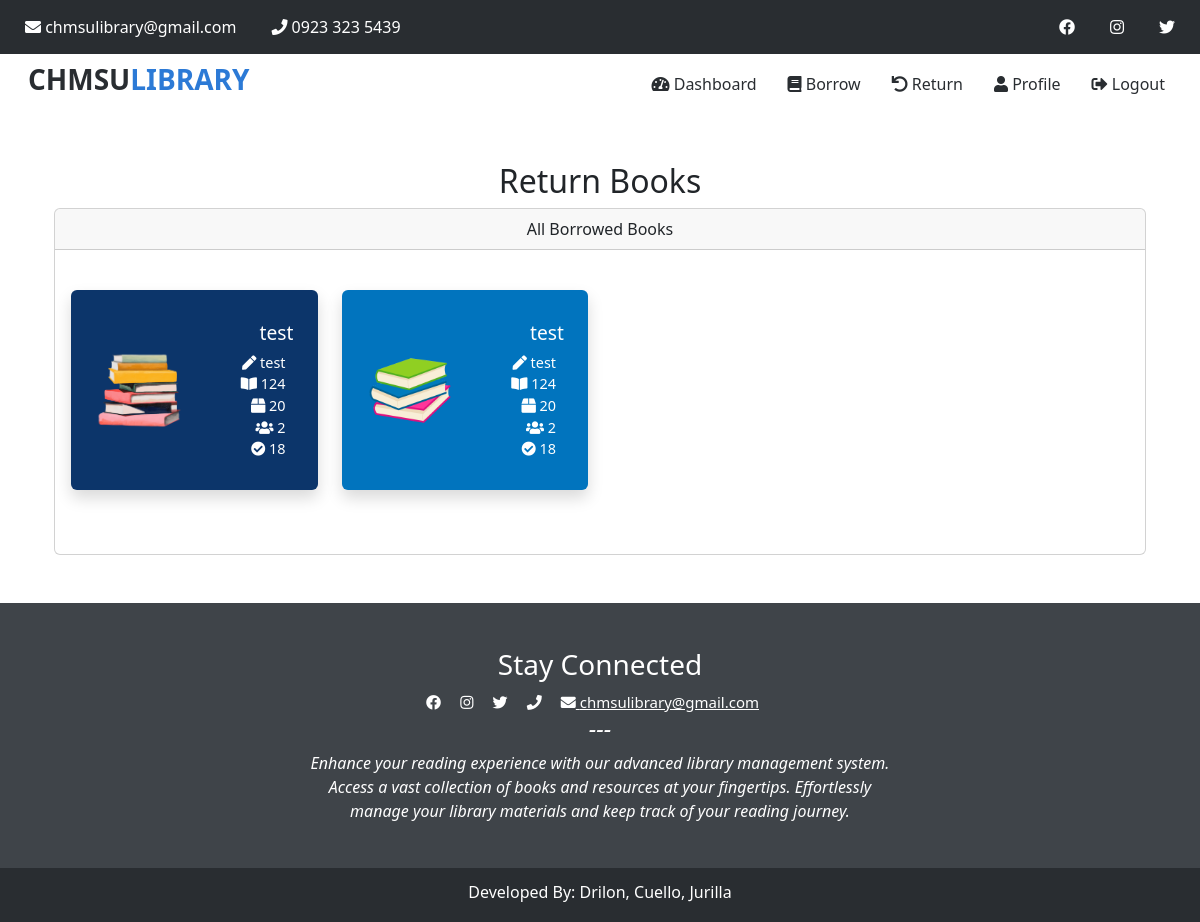
Before: /php/return.php (signed in) with the older database file.
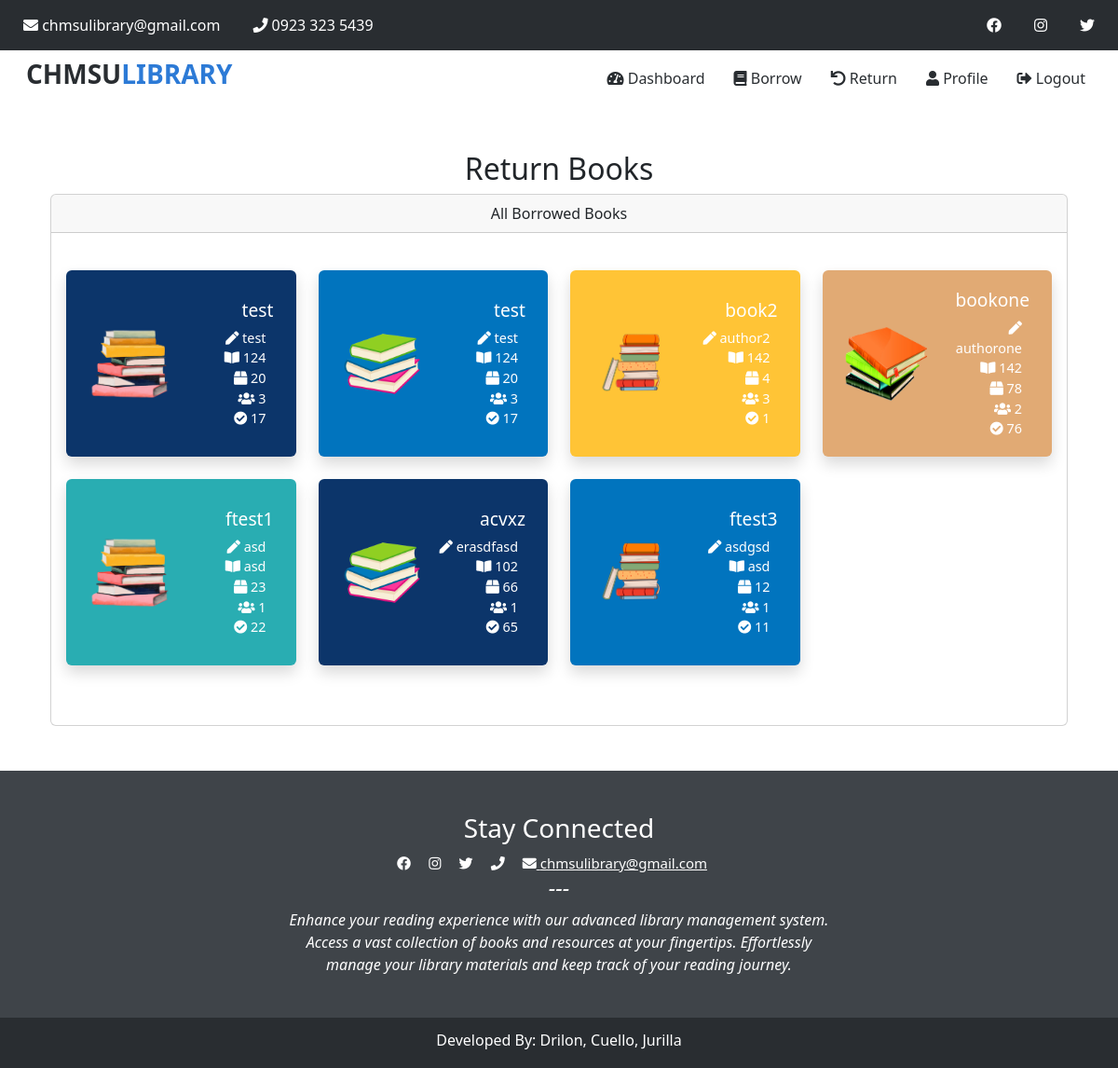
After: the same page with the newer database file.
### tables this page shows
CREATE TABLE `tbl_inventory` (
  `id` int(11) NOT NULL,
  `book_id` varchar(11) NOT NULL,
  `booktitle` varchar(255) NOT NULL,
  `author` varchar(55) NOT NULL,
  `bookshelf` varchar(55) NOT NULL,
  `quantity` int(5) NOT NULL,
  `borrowed` int(5) NOT NULL DEFAULT 0,
  `available` int(5) NOT NULL DEFAULT 0,
  `date_borrowed` timestamp NOT NULL DEFAULT current_timestamp(),
  `date_returned` timestamp NULL DEFAULT NULL ON UPDATE current_timestamp()
);

CREATE TABLE `tbl_book` (
  `id` int(11) NOT NULL,
  `student_id` varchar(11) NOT NULL,
  `book_id` varchar(11) NOT NULL,
  `course` varchar(255) NOT NULL,
  `firstname` varchar(55) NOT NULL,
  `lastname` varchar(55) NOT NULL,
  `email` varchar(55) NOT NULL,
  `booktitle` varchar(255) NOT NULL,
  `author` varchar(55) NOT NULL,
  `bookshelf` varchar(55) NOT NULL,
  `quantity` int(5) NOT NULL,
  `date_borrowed` timestamp NOT NULL DEFAULT current_timestamp(),
  `date_returned` timestamp NULL DEFAULT NULL ON UPDATE current_timestamp(),
  `status` varchar(55) NOT NULL,
  `deadline` date NOT NULL,
  `remarks` varchar(55) NOT NULL
);

### php/return.php (the view, shortened to what this page needs)
<?php
include 'db.php';
$username = $_SESSION['username'];
$userQuery = "SELECT student_id, course, firstname, lastname, email FROM tbl_user WHERE username = ?";
$userStmt = $conn->prepare($userQuery);
if ($userStmt) {
    $userStmt->bind_param("s", $username);
    $userStmt->execute();
    $userResult = $userStmt->get_result();
    if ($userResult->num_rows > 0) {
        $userDetails = $userResult->fetch_assoc();
    } else {
        echo "User details not found.";
        exit();
    }
} else {
    echo "Error: " . $conn->error;
    exit();
}
$sql = "SELECT b.*, i.quantity, i.borrowed, i.available FROM tbl_book b
        JOIN tbl_inventory i ON b.book_id = i.book_id
        WHERE b.status = 'Borrowed' AND b.student_id = ?";
$stmt = $conn->prepare($sql);
$stmt->bind_param("i", $userDetails['student_id']);
$stmt->execute();
$result = $stmt->get_result();
$books = [];
if ($result->num_rows > 0) {
    while ($row = $result->fetch_assoc()) {
        $books[] = $row;
    }
}
$colorSchemes = ['#0C356A', '#0174BE', '#FFC436', '#E1AA74', '#29ADB2'];
?>
<!DOCTYPE html>
<html lang="en">
<head>
    <link href="https://cdn.jsdelivr.net/npm/bootstrap@5.3.0/dist/css/bootstrap.min.css" rel="stylesheet">
    <link rel="stylesheet" href="https://cdnjs.cloudflare.com/ajax/libs/font-awesome/5.15.1/css/all.min.css">
    <link rel="stylesheet" href="../css/styles.css" async>
</head>
<body>
    <?php
    include 'announcement-bar.php';
    include 'navigation-bar-dashboard.php';
    ?>
    <div class="container text-center mt-5 mb-5">
        <h2>Return Books</h2>
        <div class="container-fluid">
            <div class="card" id="book-card-container">
                <div class="card-header">
                    All Borrowed Books
                </div>
                <div class="card-body mt-4 mb-4">
                    <div class="row">
                        <?php if (!empty($books)): ?>
                            <?php foreach ($books as $index => $book): ?>
                                <?php
                                    $colorIndex = $index % count($colorSchemes);
                                    $color = $colorSchemes[$colorIndex];
                                    $imageIndex = $index % 4;
                                    $imagePath = "../img/{$imageIndex}.png";
                                ?>
                                <div class="col-md-3 mb-4 card-col">
                                    <a href="#" class="card h-100 shadow card-borrow text-decoration-none"
                                        style="background-color: <?php echo $color; ?>; color: white; border: none;"
                                        data-bs-toggle="modal" data-bs-target="#returnModal<?php echo $index; ?>"
                                        data-book-id="<?php echo $book['book_id']; ?>"
                                        data-available="<?php echo $book['available']; ?>"
                                        data-borrowed="<?php echo $book['borrowed']; ?>"
                                    >
                                    <div class="row h-100 align-items-center">
                                        <div class="col-md-5">
                                            <img src="<?php echo $imagePath; ?>" alt="Book Image" class="img-fluid card-img ms-4 card-img-borrow">
                                        </div>
                                        <div class="col-md-7">
                                            <div class="card-body">
                                                <h5 class="card-title text-end me-2 text-decoration-none" style="font-size: 1.2rem;"><?php echo $book['booktitle']; ?></h5>
                                                <p class="card-text text-end me-3 text-decoration-none" style="font-size: 0.9rem;">
                                                    <strong><i class="fas fa-pen"></i></strong> <?php echo $book['author']; ?><br>
                                                    <strong><i class="fas fa-book-open"></i></strong> <?php echo $book['bookshelf']; ?><br>
                                                    <strong><i class="fas fa-box"></i></strong> <?php echo $book['quantity']; ?><br>
                                                    <strong><i class="fas fa-users"></i></strong> <?php echo $book['borrowed']; ?><br>
                                                    <strong><i class="fas fa-check-circle"></i></strong> <?php echo $book['available']; ?><br>
                                                </p>
                                            </div>
                                        </div>
                                    </div>
                                </a>
                                </div>
                            <?php endforeach; ?>
                        <?php else: ?>
                            <p>No books in inventory.</p>
                        <?php endif; ?>
                    </div>
                </div>
            </div>
        </div>
    </div>
    <?php
    include 'footer.php';
    ?>
</body>
</html>

Changed rows visible on the page:
changed tbl_inventory "test": borrowed "2" → "3"; available "18" → "17"
now on this page (row edited): tbl_inventory: tbl_book.booktitle "book2", tbl_book.author "author2", tbl_book.bookshelf "142", quantity "4", borrowed "3", available "1"
now on this page (row edited): tbl_inventory: shows a picture, tbl_book.booktitle "bookone", tbl_book.author "authorone", tbl_book.bookshelf "142", quantity "78", borrowed "2", available "76"
added tbl_inventory: tbl_book.booktitle "ftest1", tbl_book.author "asd", tbl_book.bookshelf "asd", quantity "23", borrowed "1", available "22"
added tbl_inventory: tbl_book.booktitle "acvxz", tbl_book.author "erasdfasd", tbl_book.bookshelf "102", quantity "66", borrowed "1", available "65"
added tbl_inventory: tbl_book.booktitle "ftest3", tbl_book.author "asdgsd", tbl_book.bookshelf "asd", quantity "12", borrowed "1", available "11"
